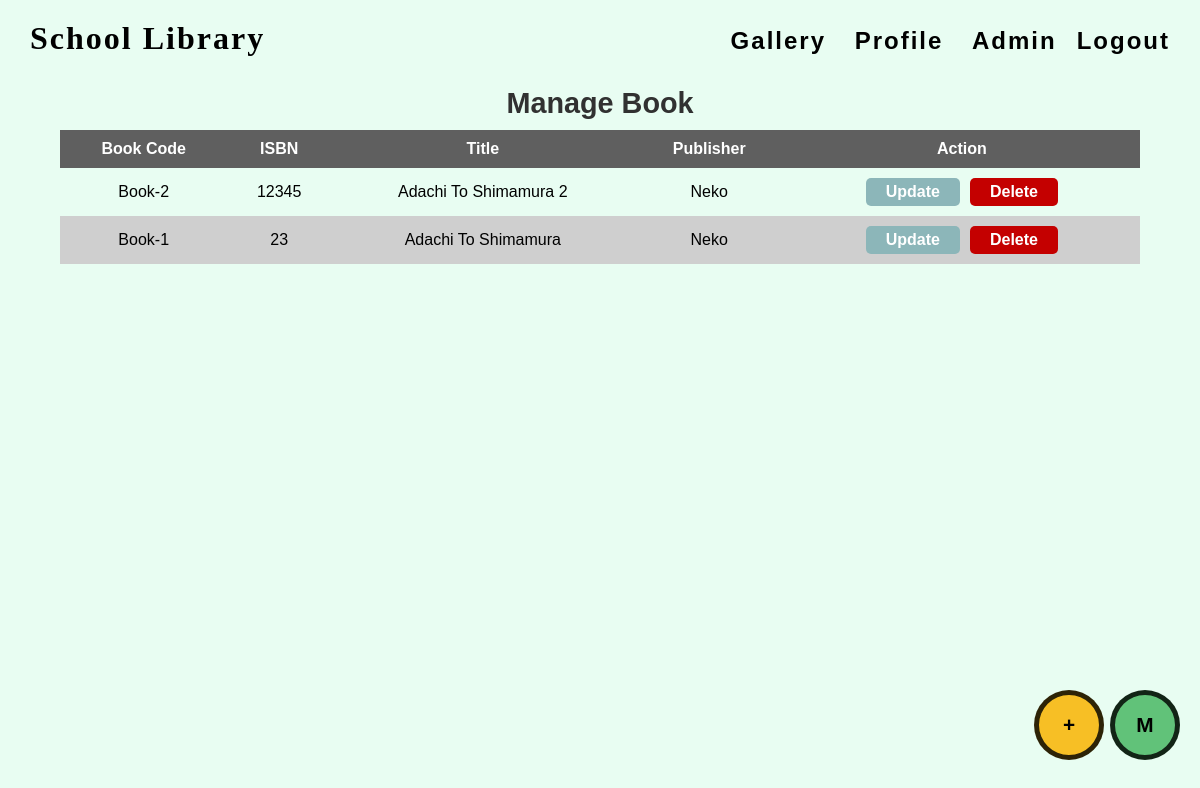
The app's page /manage_buku.php (signed in) with its own data.
### tables this page shows
CREATE TABLE `buku` (
  `kode` char(8) NOT NULL,
  `isbn` varchar(25) NOT NULL,
  `judul` varchar(50) NOT NULL,
  `penulis_kode` char(6) NOT NULL,
  `penerbit` varchar(20) NOT NULL,
  `tahun_terbit` year(4) NOT NULL,
  `jumlah` int(5) NOT NULL,
  `tidak_dipinjam` varchar(4) NOT NULL,
  `entry_date` date NOT NULL,
  `images` longtext NOT NULL
);

### manage_buku.php (the view, shortened to what this page needs)
<?php
  $check = check_login();
  if ($check) {
    include_once("./action/connection.php");
    $semua_buku = mysqli_query($mysqli, "SELECT * FROM buku ORDER BY judul DESC");
  }
?>
<!DOCTYPE html>
<html lang="en">
  <head>
    <link rel="stylesheet" href="/web-perpus/style/style.css" />
    <link rel="stylesheet" href="/web-perpus/style/admin.css" />
    <link rel="stylesheet" href="/web-perpus/style/manage_buku.css?v=4">
  </head>
  <body>
    <nav>
      <section class="logo">
        <a href="/web-perpus/index.php">School Library</a>
      </section>
      <section class="nav-right">
        <a href="/web-perpus/gallery.php">gallery</a>
        <a href="/web-perpus/index.php#profile">profile</a>
        <?php
          if ($_SESSION['username']) {
            echo '<a href="/web-perpus/pinjam.php">admin</a>';
            echo '<a href="/web-perpus/logout.php">Logout</a>';
          }
        ?>
      </section>
    </nav>
    <h1 class="title">Manage Book</h1>
    <div class="table-container">
        <table>
            <thead>
                <tr>
                    <th>book code</th>
                    <th>ISBN</th>
                    <th>title</th>
                    <th>publisher</th>
                    <th>action</th>
                </tr>
            </thead>
            <tbody>
              <?php
                while ($buku = mysqli_fetch_array($semua_buku)) {
                  $kode = $buku['kode'];
                  $isbn = $buku['isbn'];
                  $judul = $buku['judul'];
                  $jumlah = $buku['jumlah'];
                  $penerbit = $buku['penerbit'];
                  $tahun = $buku['tahun_terbit'];
                  $entry = $buku['entry_date'];
                  $penulis = $buku['penulis_kode'];
                  $images = $buku['images'];
                  $tidak_dipinjam = $buku['tidak_dipinjam'];
                  echo '<tr>';
                      echo '<td>'.$kode.'</td>';
                      echo '<td>'.$isbn.'</td>';
                      echo '<td>'.$judul.'</td>';
                      echo '<td>'.$penerbit.'</td>';
                      echo '<td>';
                          echo '<button class="update" data-id="1" onclick="openSezamUpdate(`update`, `'.$kode.', '.$isbn.', '.$judul.', '.$jumlah.', '.$penerbit.', '.$tahun.', '.$entry.', '.$penulis.', '.$images.', '.$tidak_dipinjam.'`)">update</button>';
                          echo '<button class="delete" data-id="1" onclick="openSezamDelete(`'.$kode.', '.$images.'`)">delete</button>';
                      echo '</td>';
                  echo '</tr>';
                }
              ?>
            </tbody>
        </table>
    </div>
    <section class="button-nav">M</section>
    <section class="button-add" onclick="openSezamUpdate('add')">+</section>
  </body>
</html>

### style/style.css (style rules this page uses)
* { margin: 0; padding: 0; box-sizing: border-box; font-family: sans-serif; text-decoration: none; color: black; scroll-behavior: smooth; }
body { background-color: rgba(211, 253, 230, 0.514); }
h1.title { font-size: 1.8rem; color: rgb(49, 49, 49); padding: 10px; text-align: center; text-transform: capitalize; }
nav { display: flex; justify-content: flex-start; padding: 20px; align-items: baseline; }
.logo, .nav { margin: 0 10px; font-size: larger; font-weight: bold; letter-spacing: 2px; }
.logo > a { font-size: 2rem; font-family: Ubuntu; }
nav > .nav-right { font-size: 1.5rem; margin-left: auto; text-transform: capitalize; letter-spacing: 2px; }
nav > .nav-right > a { padding: 10px; font-weight: 600; }
a, .gallery .img > img { transition: 250ms ease-in-out; }

### style/admin.css (style rules this page uses)
.button-nav { display: grid; place-content: center; font-weight: 700; font-size: 1.3rem; width: 70px; height: 70px; border-radius: 50%; background-color: rgb(97, 194, 121); position: fixed; bottom: 0; right: 0; margin: 0 20px 40px 0; cursor: pointer; transition: 250ms ease-in-out; border: 5px solid rgba(0, 0, 0, 0.815); }

### style/manage_buku.css (style rules this page uses)
.table-container { margin-bottom: 20px; }
.table-container > table { width: 90vw; margin: 0 auto; }
th, td { text-align: center; padding: 10px; text-transform: capitalize; }
table { border-collapse:collapse }
thead { background-color: rgb(95, 95, 95); }
th { color: white; }
tr:nth-child(even) { background-color: rgb(207, 207, 207); }
.update, .delete { padding: 5px 20px; border: none; outline: none; font-size: 1rem; border-radius: 5px; transition: 450ms all; font-weight: 600; text-transform: capitalize; cursor: pointer; margin: 0 5px; }
.update { color: white; background-color: rgb(140, 182, 185); }
.delete { color: white; background-color: rgb(196, 0, 0); }
.button-add { display: grid; place-content: center; font-weight: 700; font-size: 1.3rem; width: 70px; height: 70px; border-radius: 50%; background-color: rgb(247, 191, 37); margin: 0 6rem 40px 0; cursor: pointer; transition: 250ms ease-in-out; border: 5px solid rgba(0, 0, 0, 0.815); position: fixed; bottom: 0; right: 0; }

### records on screen
buku: kode "Book-2", isbn "12345", judul "Adachi To Shimamura 2", penerbit "Neko"
buku: kode "Book-1", isbn "23", judul "Adachi To Shimamura", penerbit "Neko"
